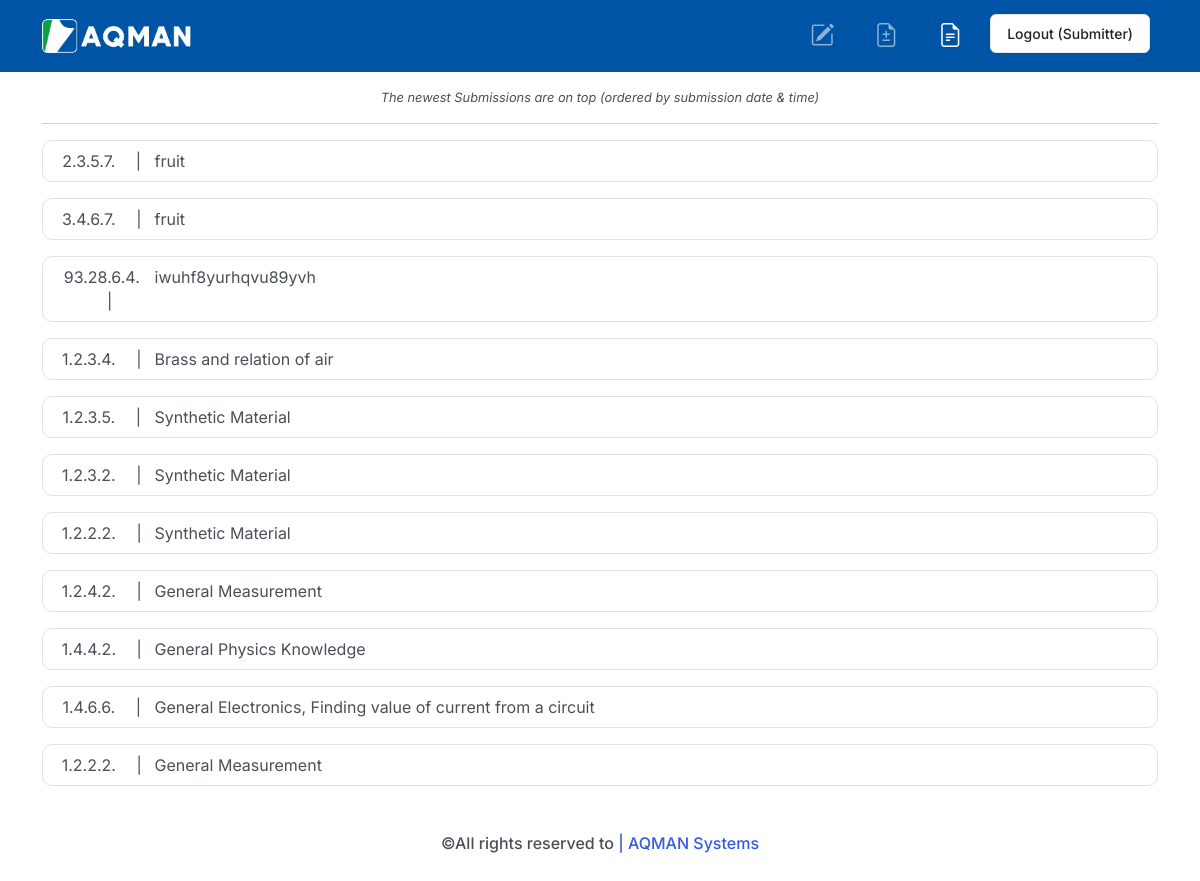
The app's page /mySubmissions/ (signed in) with its own data.
### qBank/models.py (models this page shows)
class question(models.Model):
    question_id=models.CharField(primary_key=True, max_length=100, default=genID, editable=False)
    submitter_id=models.ForeignKey(member, on_delete=models.PROTECT)
    question_title=models.TextField(null=False, default="No title submitted")
    module_no=models.IntegerField(null=False, default=0)
    chapter_no=models.IntegerField(null=False, default=0)
    topic_no=models.IntegerField(null=False, default=0)
    sub_topic_no=models.IntegerField(null=False, default=0)
    question_text=models.TextField()
    choice_1=models.TextField(null=False, default="No choice submitted")
    choice_2=models.TextField(null=False, default="No choice submitted")
    choice_3=models.TextField(null=False, default="No choice submitted")
    choice_4=models.TextField(null=False, default="No choice submitted")
    answer=models.TextField(default="No answer submitted",null=False)
    question_status=models.CharField(max_length=100, default="pending")
    submission_date=models.DateTimeField(auto_now_add=True)

### qBank/views.py (the view)
# urls.py: path('mySubmissions/', qBank_func.mySubmissionPage,name='mySubmissionPage'),
def mySubmissionPage(request):
    if request.user.is_authenticated and request.user.role=='submitter':
        questions=question.objects.filter(submitter_id=request.user.member_id)
        questions= questions.order_by('-submission_date')
        return render(request,'submitter/mySubmissions.html',{'questions':questions})
    else:
        return redirect('loginPage')

### qBank/context_processors.py (called while the page is built)
def custom_context_variables(request):
    return {
        'client_domain':client_domain_url,
    }

### templates/submitter/mySubmissions.html (shortened to what this page needs)
{% extends 'base.html'%}
{%block nav%}
{% include 'submitter/navSubmitter.html'%}
{%endblock%}
{% block main %}
<div class="container mt-3 text-center">
    <i><p style="font-size: 0.8rem;">The newest Submissions are on top (ordered by submission date & time)</p></i>
    <hr>
</div>
{%for q in questions%}
<div class="container">
    <div class="container border border-black-subtle w-100 p-2 mt-3 d-flex flex-row" style="border-radius: 10px;">
        <div class="col-1 text-center"><p style="margin: 0px 0 0 10px;">{{q.module_no}}.{{q.chapter_no}}.{{q.topic_no}}.{{q.sub_topic_no}}. &emsp;|</p></div>
        <div class="container col-11" >
            <p class="p-0 m-0">
                {{q.question_title}}
            </p>
        </div>
    </div>
</div>
{%endfor%}
{% endblock %}

### static_user/css/style.css (style rules this page uses)
:root { --light-dark: #494949; }
html, body { margin: 0; padding: 0 ; height: 100%; }

### records on screen
question: module_no "2", chapter_no "3", topic_no "5", sub_topic_no "7", question_title "fruit"
question: module_no "3", chapter_no "4", topic_no "6", sub_topic_no "7", question_title "fruit"
question: module_no "93", chapter_no "28", topic_no "6", sub_topic_no "4", question_title "iwuhf8yurhqvu89yvh"
question: module_no "1", chapter_no "2", topic_no "3", sub_topic_no "4", question_title "Brass and relation of air"
question: module_no "1", chapter_no "2", topic_no "3", sub_topic_no "5", question_title "Synthetic Material"
question: module_no "1", chapter_no "2", topic_no "3", sub_topic_no "2", question_title "Synthetic Material"
question: module_no "1", chapter_no "2", topic_no "2", sub_topic_no "2", question_title "Synthetic Material"
question: module_no "1", chapter_no "2", topic_no "4", sub_topic_no "2", question_title "General Measurement"
question: module_no "1", chapter_no "4", topic_no "4", sub_topic_no "2", question_title "General Physics Knowledge"
question: module_no "1", chapter_no "4", topic_no "6", sub_topic_no "6", question_title "General Electronics, Finding value of current from a circuit"
question: module_no "1", chapter_no "2", topic_no "2", sub_topic_no "2", question_title "General Measurement"

### other values on screen
{{ request.session.userName }} "Submitter"
